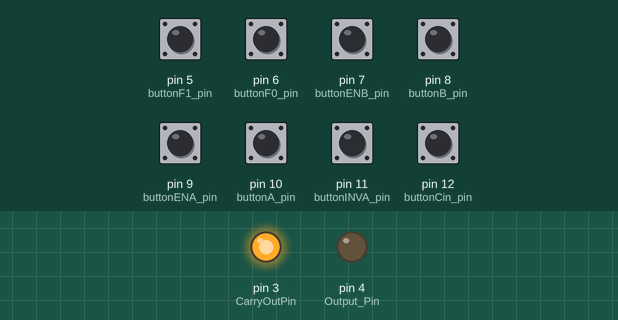
Recording of a sketch running on a simulated Arduino Uno, built with avr-gcc and run on an emulated ATmega328P. Shown: output pins drawn as LEDs (lit = HIGH). The test bench sets the inputs (shaded band); at power-on: pin 5 (buttonF1_pin), pin 6 (buttonF0_pin), pin 7 (buttonENB_pin), pin 8 (buttonB_pin), pin 9 (buttonENA_pin), pin 10 (buttonA_pin), pin 11 (buttonINVA_pin), pin 12 (buttonCin_pin) HIGH.

Above: at 1.2 s.
1.3 s: pin 5 (buttonF1_pin) pulled LOW for 0.15 s
At 1.37 s:
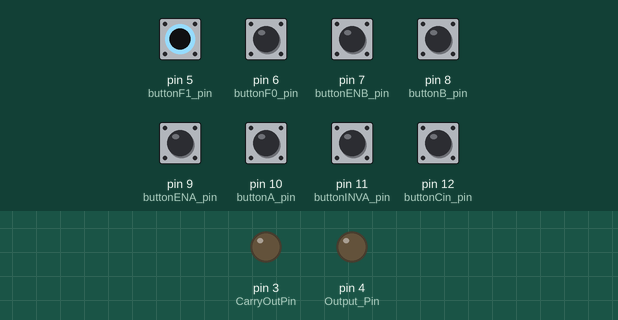
2.9 s: pin 6 (buttonF0_pin) pulled LOW for 0.15 s
At 2.97 s:
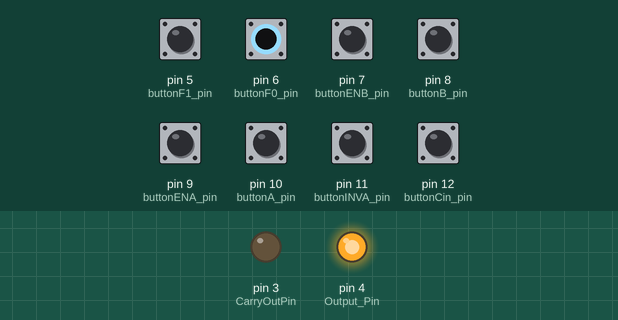
4.5 s: pin 9 (buttonENA_pin) pulled LOW for 0.15 s
At 4.57 s:
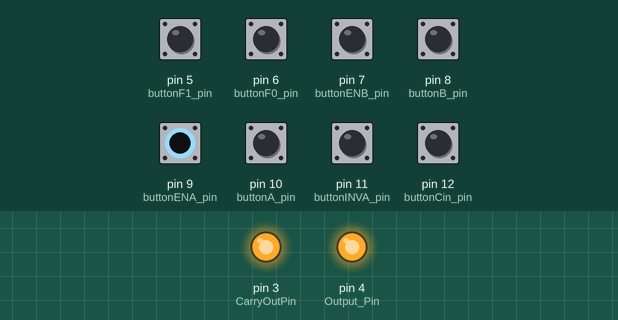
Timing chart, 0 to 7.5 s (numbered marks = the images above; inputs shaded):
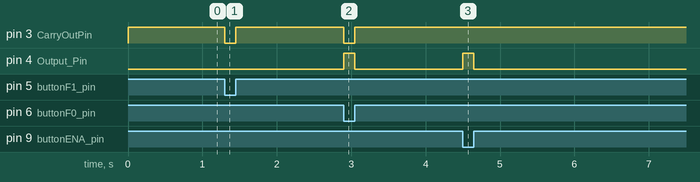

Measured:
- after the input at 1.3 s, pin 3 (CarryOutPin): HIGH → LOW at once, → HIGH 0.15 s later
- after the input at 2.9 s, pin 3 (CarryOutPin): HIGH → LOW at once, → HIGH 0.15 s later; pin 4 (Output_Pin): LOW → HIGH at once, → LOW 0.15 s later
- after the input at 4.5 s, pin 4 (Output_Pin): LOW → HIGH at once, → LOW 0.15 s later

The sketch:

1_bit_ALU.ino
```cpp
/*
Assignment: 1-bit ALU
Student Name: Jennifer (Khue) Ha
*/

//  Setup input pins
int buttonCin_pin = 12;   //  Stores value for the Carry in input
int buttonINVA_pin = 11;  //  Stores value for the ENB input
int buttonA_pin = 10;     //  Stores value for the ENA input
int buttonENA_pin = 9;    //  Stores value for the INVA input
int buttonB_pin = 8;      //  Stores value for the ENA input
int buttonENB_pin = 7;    //  Stores value for the ENA input
int buttonF0_pin = 6;     //  Stores value for the F1 input
int buttonF1_pin = 5;     //  Stores value for the F0 input

//  Setup output pins
int Output_Pin = 4;   //  Represents the 1-bit Output
int CarryOutPin = 3;  // Represents the 1-bit Carry out output


//  Temporary variables
int Cin;    // 1 bit input value for Carry in
int INVA;   // 1 bit input value for INVA
int A;      // 1 bit input value for A
int ENA;    // 1 bit input value for ENA
int B;      // 1 bit input value for B
int ENB;    // 1 bit input value for ENB
int F0;     // 1 bit input value for F0
int F1;     // 1 bit input value for F1
int Output; // 1-bit Output
int Cout01; // First input value of Cout - Carry out 01
int Cout02; // Second input value of Cout - Carry out 02
int Cout;   // 1-bit output value Carry out
int input1; // The first variable for INVA, ENA, A input
int input2; // The first variable for ENB, B input
int Sum;    // Sum of 1-bit full Adder
int a0;     // First input value of Output
int a1;     // Second input value of Output
int a2;     // Thrid input value of Output

void setup()
{
  //  Tie input variables to board pins
  pinMode(buttonCin_pin, INPUT_PULLUP);
  pinMode(buttonINVA_pin, INPUT_PULLUP);
  pinMode(buttonA_pin, INPUT_PULLUP);
  pinMode(buttonENA_pin, INPUT_PULLUP);
  pinMode(buttonB_pin, INPUT_PULLUP);
  pinMode(buttonENB_pin, INPUT_PULLUP);
  pinMode(buttonENB_pin, INPUT_PULLUP);
  pinMode(buttonF0_pin, INPUT_PULLUP);
  pinMode(buttonF1_pin, INPUT_PULLUP);

  //  Tie output variables to board pins
  pinMode(Output_Pin, OUTPUT);
  pinMode(CarryOutPin, OUTPUT);
}

void loop()
{
  //  Read 8 inputs
  Cin = digitalRead(buttonCin_pin);
  INVA = digitalRead(buttonINVA_pin);
  A = digitalRead(buttonA_pin);
  ENA = digitalRead(buttonENA_pin);
  B = digitalRead(buttonB_pin);
  ENB = digitalRead(buttonENB_pin);
  F0 = digitalRead(buttonF0_pin);
  F1 = digitalRead(buttonF1_pin);


  //  1. 1-bit ALU inputs
  /*
  After inputing A and ENA to the AND gate operation, the output which represents as input1 and the INVA input value
  go to the next XOR operation. The output is 0 when INVA and AND gate values are similar and 1 when its input value
  are different. The output of this XOR gate will become the first input for the Logical Unit.

  At the same time, the inputs of B and ENB represents the input2, as an AND of inputs. input2 is 1 when both B and
  ENB are all 1s. In other cases, input2 is 0.

  input1 will be the input for the Logical Unit AND gate, OR gate. Also, input1 represents as the second input for
  the XOR operation and one of the inputs for Cout01 AND operation of the 1-bit Full Adder.

  input2 will be the input for the Logical Unit AND gate, OR gate, and the inverter. Also, input2 represents as the
  first input for the XOR operation and one of the inputs for Cout01 AND operation of the 1-bit Full Adder.
  */
  input1 = (A & ENA) ^ INVA;
  input2 = (B & ENB);


  //  2. Decoder
  //  Decoder has 2 input F0 and F1. Decoder has 4 AND gates D0, D1, D2, D3. F0 and F1 are the inputs of 4 gates.

  /* D0:
  D0 inputs are the negation of both F0 and F1. The output is only 1 when both F0 anf F1 are 0s. The outputs for
  the rest cases are 0s. D0 is the second output of the first AND operation which is a0.
  */
  !F0 & !F1;

  /* D1:
  D1 inputs are the negation of F0 only. The output is only 1 when F0 is 0 and F1 is 1. The outputs for the rest
  cases are 0s. D1 is the second output of the first AND operation which is a1.
  */
  !F0 & F1;

  /* D2:
  D2 inputs are the negation of F1 only. The output is only 1 when F0 is 1 and F1 is 0. The outputs for the rest
  cases are 0s. D2 is the second output of the first AND operation which is a2.
  */
  F0 & !F1;

  /* D3:
  D3 inputs are F0 and F1. The output is only 1 when both F0 anf F1 are 1s. The outputs for the rest cases are 0s.
  D3 is the one of the inputs of Cout01, Cout02, and Sum.
  */
  F0 & F1;


  //  3. Logical Unit
  //  AB (AND Gate) is the operation of input1 and input2. It is next the first input of the first AND operation which is a0.
  input1 ^ input2;
  //  A+B (OR Gate) is the operation of input1 and input2. It is next the first input of the second AND operation which is a1.
  input1 | input2;
  //  Not B (Inverter) is the operation of input2 only. It is next the first input of the third AND operation which is a2.
  !input2;

  //  a0 - the first AND operation has AB and D0 as its inputs. The output then will be the input of the ALU's first output.
  a0 = (input1 & input2) & (!F0 & !F1);
  //  a1 - the second AND operation has A+B and D1 as its inputs. The output then will be the input of the ALU's second output.
  a1 = (input1 | input2) & (!F0 & F1);
  //  a2 - the second AND operation has !B and D2 as its inputs. The output then will be the input of the ALU's third output.
  a2 = !input2 & (F0 & !F1);

  //  4. 1-bit Full Adder
  /*
  When summing input1, input2, Cin, the Sum receives them and D3 as an inputs and represents as an AND operation.

  Cout01 represent as an AND gate has D3, input1, and input2 as the inputs. The output of Cout01 then is the
  first input of the Carry Out (Cout).

  Cout02 represent as an AND gate has D3, the sum of input1 and input2, and the Carry In (Cin) as the inputs.
  The output of Cout01 then is the second input of the Carry Out (Cout).
  */
  Sum = ((input2 ^ input1) ^ Cin) & (F0 & F1);
  Cout01 = (F0 & F1) & input1 & input2;
  Cout02 = (F0 & F1) & (input2 ^ input1) & Cin;


  //  5. 1-bit ALU
  /* Carry Out output of 1-bit ALU:
  The Carry Out (Cout) represents as an OR operation of Cout01 and Cout02. The Carry Out output is 0 and the LED is off
  when only both Cout01 and Cout02 values are 0s. In the rest cases, its output is 1 and the LED is on.
  */
  Cout = Cout01 | Cout02;

  /* The Output of the ALU:
  The Output represents as an OR operation of a0, a1, a2, and Sum. The Output is 0 and the LED is off when only
  all four a0, a1, a2, and Sum values are 0s. In the rest cases, its output is 1 and the LED is on.
  */
  Output = a0 | a1 | a2 | Sum;


  //  Write 2 outputs
  digitalWrite(Output_Pin, Output); //  Write output, Output, to the Output_Pin to light up the Output LED
  digitalWrite(CarryOutPin, Cout);  //  Write carry out output, Cout, to the CarryOutPin to light up the Carry Out LED
}

/*
Bit-wise operators
c = a & b ; AND
c = a | b ; OR
c = a ^ b ; XOR
c = !a ;   NOT
*/
```
